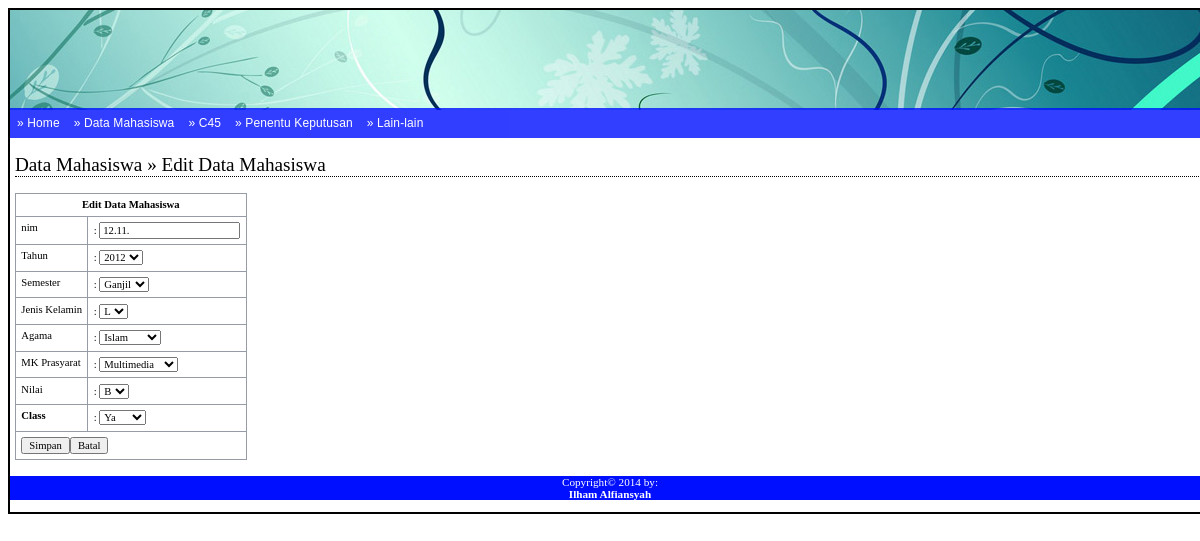
The app's page /admin/media.php?module=data_mahasiswa&act=edit_data_mahasiswa&id=4 with its own data.
### tables this page shows
CREATE TABLE IF NOT EXISTS `data_mahasiswa` (
  `id` int(10) NOT NULL AUTO_INCREMENT,
  `nim` varchar(100) NOT NULL,
  `tahun` varchar(100) NOT NULL,
  `semester` varchar(100) NOT NULL,
  `jenis_kelamin` varchar(100) NOT NULL,
  `agama` varchar(100) NOT NULL,
  `mk_prasyarat` varchar(100) NOT NULL,
  `nilai` varchar(100) NOT NULL,
  `class` varchar(50) NOT NULL,
  PRIMARY KEY (`id`)
);

### admin/modul/form_edit_data_mahasiswa.php (the view, shortened to what this page needs)
<?php
$query = mysql_query("SELECT * FROM data_mahasiswa WHERE id='$_GET[id]'");
$data = mysql_fetch_array($query);
echo "<form method=POST action=./aksi.php?module=data_mahasiswa&act=update_data_mahasiswa>
      <input type=hidden name=id value=$data[id]>
      <table>
        <tr>
        <td colspan=2><b><center>Edit Data Mahasiswa</center></b></td>
        </tr>
        <tr>
        <td>nim</td>
        <td>:
            <input name='nim' value='$data[nim]' type='text'>
        </td>
        </tr>
        <tr>
        <td>Tahun</td>
        <td>:
            <select name='tahun' type='text'>
            <option value='$data[tahun]' selected='selected'>$data[tahun]</option>
            </select>
        </td>
        </tr>
        <tr>
        <td>Semester</td>
        <td>:
            <select name='semester' type='text'>
            <option value='$data[semester]' selected='selected'>$data[semester]</option>
            </select>
        </td>
        </tr>
        <tr>
        <td>Jenis Kelamin</td>
        <td>:
            <select name='jenis_kelamin' type='text'>
            <option value='$data[jenis_kelamin]' selected='selected'>$data[jenis_kelamin]</option>
            </select>
        </td>
        </tr>
        <tr>
        <td>Agama</td>
        <td>:
            <select name='agama' type='text'>
            <option value='$data[agama]' selected='selected'>$data[agama]</option>
            </select>
        </td>
        </tr>
        <tr>
        <td>MK Prasyarat</td>
        <td>:
            <select name='mk_prasyarat' type='text'>
            <option value='$data[mk_prasyarat]' selected='selected'>$data[mk_prasyarat]</option>
            </select>
        </td>
        </tr>
        <tr>
        <td>Nilai</td>
        <td>:
            <select name='nilai' type='text'>
            <option value='$data[nilai]' selected='selected'>$data[nilai]</option>
            </select>
        </td>
        </tr>
        <tr>
        <td><b>Class<b></td>
        <td>:
            <select name='class' type='text'>
            <option value='$data[class]' selected='selected'>$data[class]</option>
            </select>
        </td>
        </tr>
        <tr>
        <td colspan=2>
        <input type=submit value=Simpan><input type=button value=Batal onclick=self.history.back()>
        </td>
        </tr>
  </table>
  </form>";
?>

### config/adminstyle.css (style rules this page uses)
body { font-family: Tahoma; text-align: center; }
table { font-family: Tahoma; font-size: 8pt; border-width: 1px; border-style: solid; border-color: #999999; border-collapse: collapse; margin: 10px 0px; }
td { padding: 0.5em; vertical-align: top; border-width: 1px; border-style: solid; border-color: #969BA5; border-collapse: collapse; }
input,textarea,select { font-family: Tahoma; font-size: 8pt; }

### records on screen
data_mahasiswa: nim "12.11.", tahun "2012", semester "Ganjil", jenis_kelamin "L", agama "Islam", mk_prasyarat "Multimedia", nilai "B", class "Ya"
